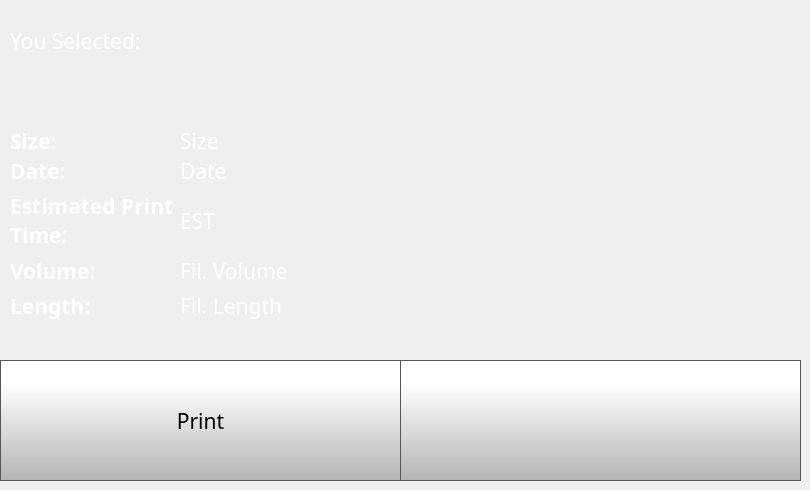
    <widget class="QWidget" name="printSelectedLocalPage">
     <widget class="QLabel" name="fileSelected">
      <property name="geometry">
       <rect>
        <x>10</x>
        <y>20</y>
        <width>461</width>
        <height>41</height>
       </rect>
      </property>
      <property name="font">
       <font>
        <family>Gotham</family>
        <pointsize>16</pointsize>
        <bold>false</bold>
        <underline>false</underline>
        <strikeout>false</strikeout>
       </font>
      </property>
      <property name="styleSheet">
       <string notr="true">color:  white;
background-color: rgba(255, 255, 255, 0);</string>
      </property>
      <property name="text">
       <string>You Selected: </string>
      </property>
      <property name="scaledContents">
       <bool>true</bool>
      </property>
      <property name="wordWrap">
       <bool>true</bool>
      </property>
     </widget>
     <widget class="QPushButton" name="fileSelectedBackButton">
      <property name="geometry">
       <rect>
        <x>400</x>
        <y>360</y>
        <width>401</width>
        <height>121</height>
       </rect>
      </property>
      <property name="minimumSize">
       <size>
        <width>0</width>
        <height>0</height>
       </size>
      </property>
      <property name="font">
       <font>
        <family>Gotham</family>
        <pointsize>16</pointsize>
       </font>
      </property>
      <property name="styleSheet">
       <string notr="true">QPushButton {
    border: 1px solid rgb(87, 87, 87);

	background-color: qlineargradient(spread:pad, x1:0, y1:1, x2:0, y2:0.188, stop:0 rgba(180, 180, 180, 255), stop:1 rgba(255, 255, 255, 255));
}

QPushButton:pressed {
    background-color: qlineargradient(x1: 0, y1: 0, x2: 0, y2: 1,
                                      stop: 0 #dadbde, stop: 1 #f6f7fa);
}

QPushButton:flat {
    border: none; /* no border for a flat push button */
}

QPushButton:default {
    border-color: navy; /* make the default button prominent */
}</string>
      </property>
      <property name="text">
       <string/>
      </property>
      <property name="icon">
       <iconset>
        <normaloff>templates/img/arrows-4.png</normaloff>templates/img/arrows-4.png</iconset>
      </property>
      <property name="iconSize">
       <size>
        <width>70</width>
        <height>70</height>
       </size>
      </property>
      <property name="checkable">
       <bool>false</bool>
      </property>
      <property name="autoDefault">
       <bool>false</bool>
      </property>
      <property name="default">
       <bool>false</bool>
      </property>
      <property name="flat">
       <bool>false</bool>
      </property>
     </widget>
     <widget class="QToolButton" name="fileSelectedPrintButton">
      <property name="geometry">
       <rect>
        <x>0</x>
        <y>360</y>
        <width>401</width>
        <height>121</height>
       </rect>
      </property>
      <property name="minimumSize">
       <size>
        <width>0</width>
        <height>0</height>
       </size>
      </property>
      <property name="font">
       <font>
        <family>Gotham</family>
        <pointsize>16</pointsize>
       </font>
      </property>
      <property name="styleSheet">
       <string notr="true">QToolButton {
    border: 1px solid rgb(87, 87, 87);
	background-color: qlineargradient(spread:pad, x1:0, y1:1, x2:0, y2:0.188, stop:0 rgba(180, 180, 180, 255), stop:1 rgba(255, 255, 255, 255));
}

QToolButton:pressed {
    background-color: qlineargradient(x1: 0, y1: 0, x2: 0, y2: 1,
                                      stop: 0 #dadbde, stop: 1 #f6f7fa);
}

QToolButton:flat {
    border: none; /* no border for a flat push button */
}

QToolButton:default {
    border-color: navy; /* make the default button prominent */
}</string>
      </property>
      <property name="text">
       <string>Print</string>
      </property>
      <property name="icon">
       <iconset>
        <normaloff>templates/img/printer.png</normaloff>templates/img/printer.png</iconset>
      </property>
      <property name="iconSize">
       <size>
        <width>70</width>
        <height>70</height>
       </size>
      </property>
      <property name="checkable">
       <bool>false</bool>
      </property>
      <property name="toolButtonStyle">
       <enum>Qt::ToolButtonTextUnderIcon</enum>
      </property>
     </widget>
     <widget class="QLabel" name="fileSizeSelected">
      <property name="geometry">
       <rect>
        <x>180</x>
        <y>130</y>
        <width>161</width>
        <height>21</height>
       </rect>
      </property>
      <property name="font">
       <font>
        <family>Gotham</family>
        <pointsize>16</pointsize>
        <bold>false</bold>
       </font>
      </property>
      <property name="styleSheet">
       <string notr="true">color: rgb(255, 255, 255);
background-color: rgba(255, 255, 255, 0);</string>
      </property>
      <property name="text">
       <string>Size</string>
      </property>
      <property name="scaledContents">
       <bool>true</bool>
      </property>
     </widget>
     <widget class="QLabel" name="fileDateSelected">
      <property name="geometry">
       <rect>
        <x>180</x>
        <y>160</y>
        <width>201</width>
        <height>21</height>
       </rect>
      </property>
      <property name="font">
       <font>
        <family>Gotham</family>
        <pointsize>16</pointsize>
        <bold>false</bold>
       </font>
      </property>
      <property name="styleSheet">
       <string notr="true">color: rgb(255, 255, 255);
background-color: rgba(255, 255, 255, 0);</string>
      </property>
      <property name="text">
       <string>Date</string>
      </property>
      <property name="scaledContents">
       <bool>true</bool>
      </property>
     </widget>
     <widget class="QLabel" name="filePrintTimeSelected">
      <property name="geometry">
       <rect>
        <x>180</x>
        <y>210</y>
        <width>141</width>
        <height>21</height>
       </rect>
      </property>
      <property name="font">
       <font>
        <family>Gotham</family>
        <pointsize>16</pointsize>
        <bold>false</bold>
       </font>
      </property>
      <property name="styleSheet">
       <string notr="true">color: rgb(255, 255, 255);
background-color: rgba(255, 255, 255, 0);</string>
      </property>
      <property name="text">
       <string>EST</string>
      </property>
      <property name="scaledContents">
       <bool>true</bool>
      </property>
     </widget>
     <widget class="QLabel" name="filamentVolumeSelected">
      <property name="geometry">
       <rect>
        <x>180</x>
        <y>260</y>
        <width>161</width>
        <height>21</height>
       </rect>
      </property>
      <property name="font">
       <font>
        <family>Gotham</family>
        <pointsize>16</pointsize>
        <bold>false</bold>
       </font>
      </property>
      <property name="styleSheet">
       <string notr="true">color: rgb(255, 255, 255);
background-color: rgba(255, 255, 255, 0);</string>
      </property>
      <property name="text">
       <string>Fil. Volume</string>
      </property>
      <property name="scaledContents">
       <bool>true</bool>
      </property>
     </widget>
     <widget class="QLabel" name="fileSizeSelectedLabel">
      <property name="geometry">
       <rect>
        <x>10</x>
        <y>130</y>
        <width>71</width>
        <height>21</height>
       </rect>
      </property>
      <property name="font">
       <font>
        <family>Gotham</family>
        <pointsize>16</pointsize>
        <bold>true</bold>
       </font>
      </property>
      <property name="styleSheet">
       <string notr="true">color: rgb(255, 255, 255);</string>
      </property>
      <property name="text">
       <string>Size:</string>
      </property>
     </widget>
     <widget class="QLabel" name="fileDateSelectedLabel">
      <property name="geometry">
       <rect>
        <x>10</x>
        <y>160</y>
        <width>81</width>
        <height>21</height>
       </rect>
      </property>
      <property name="font">
       <font>
        <family>Gotham</family>
        <pointsize>16</pointsize>
        <bold>true</bold>
       </font>
      </property>
      <property name="styleSheet">
       <string notr="true">color: rgb(255, 255, 255);</string>
      </property>
      <property name="text">
       <string>Date:</string>
      </property>
     </widget>
     <widget class="QLabel" name="filePrintTimeSelectedLabel">
      <property name="geometry">
       <rect>
        <x>10</x>
        <y>190</y>
        <width>171</width>
        <height>61</height>
       </rect>
      </property>
      <property name="font">
       <font>
        <family>Gotham</family>
        <pointsize>16</pointsize>
        <bold>true</bold>
       </font>
      </property>
      <property name="styleSheet">
       <string notr="true">color: rgb(255, 255, 255);
background-color: rgba(255, 255, 255, 0);</string>
      </property>
      <property name="text">
       <string>Estimated Print Time:</string>
      </property>
      <property name="wordWrap">
       <bool>true</bool>
      </property>
     </widget>
     <widget class="QLabel" name="filamentVolumeSelectedLabel">
      <property name="geometry">
       <rect>
        <x>10</x>
        <y>260</y>
        <width>131</width>
        <height>21</height>
       </rect>
      </property>
      <property name="font">
       <font>
        <family>Gotham</family>
        <pointsize>16</pointsize>
        <bold>true</bold>
       </font>
      </property>
      <property name="styleSheet">
       <string notr="true">color: rgb(255, 255, 255);
background-color: rgba(255, 255, 255, 0);</string>
      </property>
      <property name="text">
       <string>Volume:</string>
      </property>
     </widget>
     <widget class="QLabel" name="filamentLengthFileSelected">
      <property name="geometry">
       <rect>
        <x>180</x>
        <y>290</y>
        <width>161</width>
        <height>31</height>
       </rect>
      </property>
      <property name="font">
       <font>
        <family>Gotham</family>
        <pointsize>16</pointsize>
        <bold>false</bold>
       </font>
      </property>
      <property name="styleSheet">
       <string notr="true">color: rgb(255, 255, 255);
background-color: rgba(255, 255, 255, 0);</string>
      </property>
      <property name="text">
       <string>Fil. Length</string>
      </property>
      <property name="scaledContents">
       <bool>true</bool>
      </property>
     </widget>
     <widget class="QLabel" name="filamentLengthSelectedLabel">
      <property name="geometry">
       <rect>
        <x>10</x>
        <y>290</y>
        <width>121</width>
        <height>31</height>
       </rect>
      </property>
      <property name="font">
       <font>
        <family>Gotham</family>
        <pointsize>16</pointsize>
        <bold>true</bold>
       </font>
      </property>
      <property name="styleSheet">
       <string notr="true">color: rgb(255, 255, 255);
background-color: rgba(255, 255, 255, 0);</string>
      </property>
      <property name="text">
       <string>Length:</string>
      </property>
     </widget>
     <widget class="QLabel" name="printPreviewSelected">
      <property name="geometry">
       <rect>
        <x>530</x>
        <y>80</y>
        <width>210</width>
        <height>210</height>
       </rect>
      </property>
      <property name="font">
       <font>
        <family>Gotham</family>
        <pointsize>16</pointsize>
       </font>
      </property>
      <property name="styleSheet">
       <string notr="true">background-color: rgba(255, 255, 255, 0);</string>
      </property>
      <property name="text">
       <string/>
      </property>
      <property name="pixmap">
       <pixmap>.templates/img/thumbnail.png</pixmap>
      </property>
      <property name="scaledContents">
       <bool>true</bool>
      </property>
     </widget>
    </widget>
